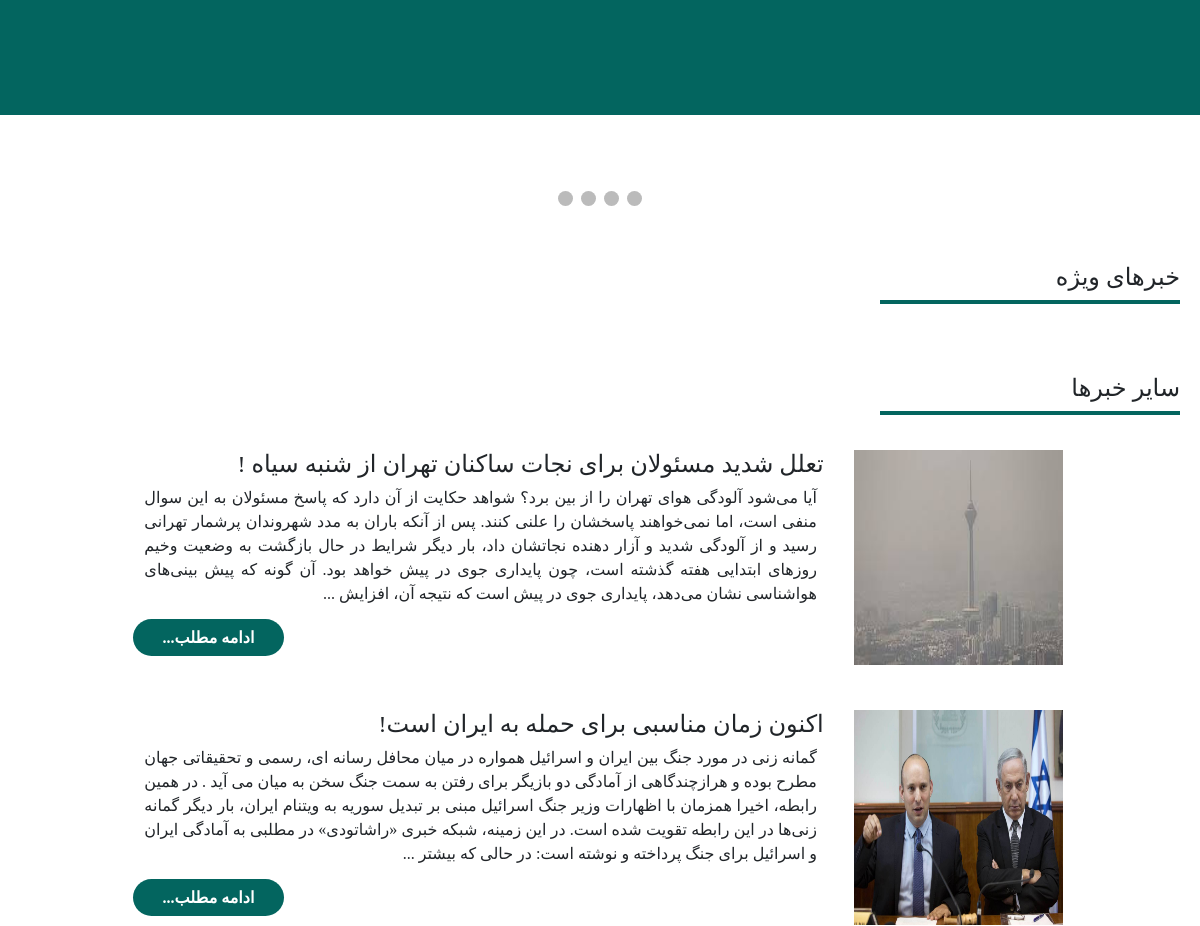
/ (upper part), run on an earlier commit of the app's database.
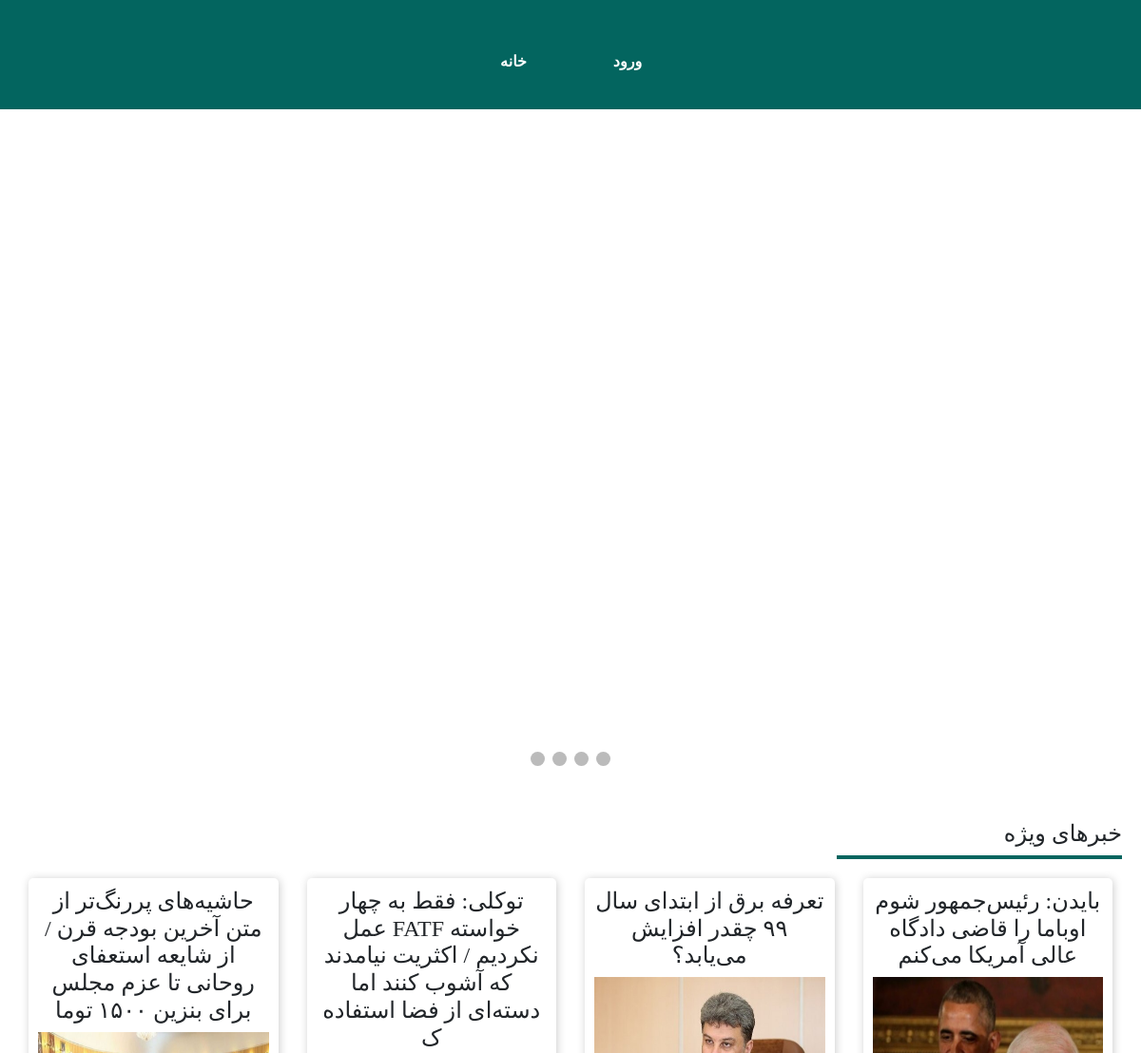
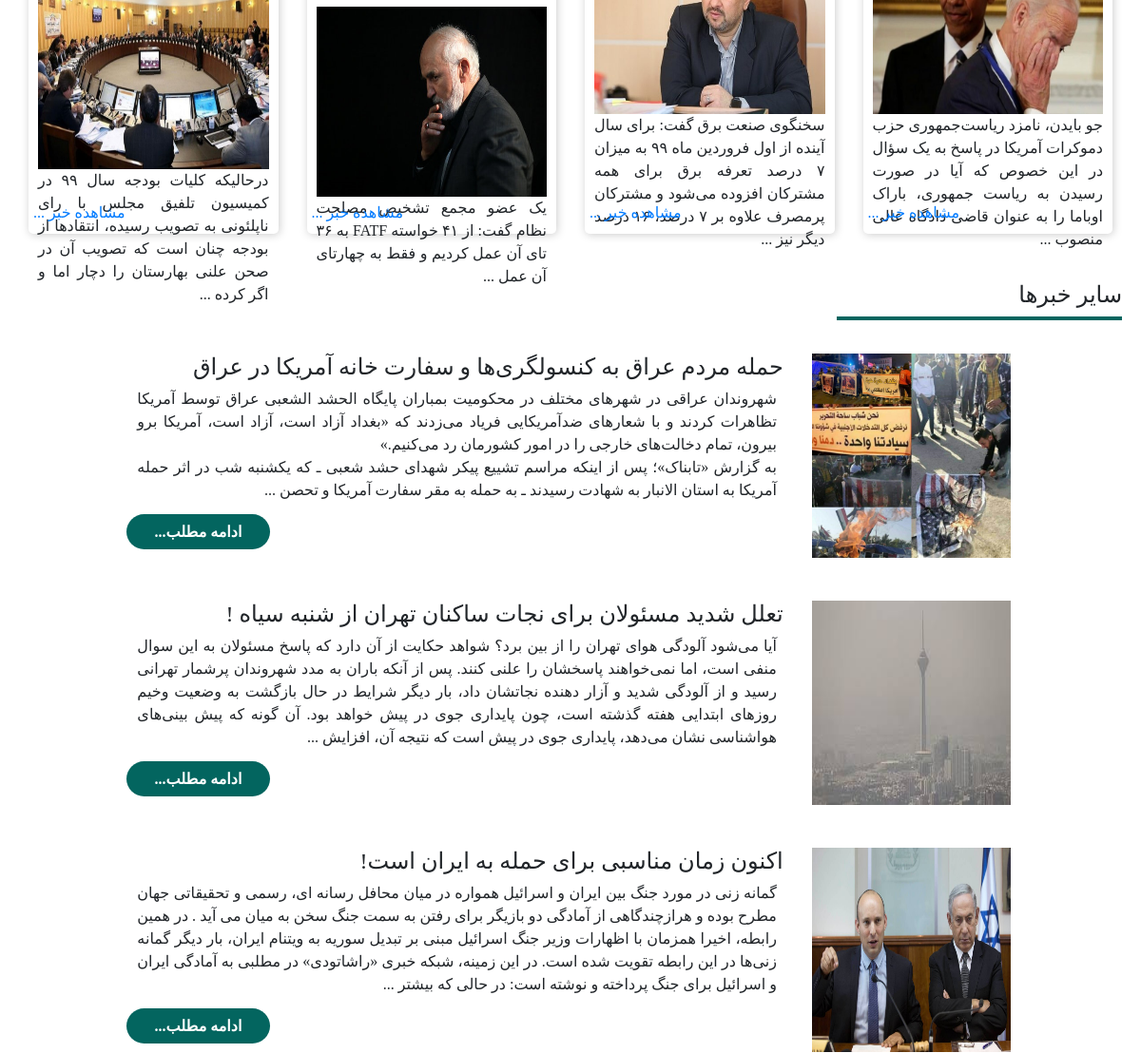
And on a later commit of the database (2 pictures, top to bottom).
### tables this page shows
CREATE TABLE `post` (
  `id` int(11) NOT NULL,
  `title` varchar(100) NOT NULL,
  `src` varchar(100) NOT NULL,
  `content` varchar(5000) NOT NULL
);

CREATE TABLE `menu` (
  `id` int(11) NOT NULL,
  `title` varchar(100) NOT NULL,
  `link` varchar(200) NOT NULL
);

CREATE TABLE `specialpost` (
  `id` int(11) NOT NULL,
  `title` varchar(100) NOT NULL,
  `src` varchar(100) NOT NULL,
  `content` varchar(1000) NOT NULL
);

### func/func.php (called while the page is built)
<?php
function post_content($text)
{
	$text=substr($text,0,800);
	$text=substr($text,0,strrpos($text," "));
	$text=$text." ...";
	return $text;
}
?>

### func/func2.php (called while the page is built)
<?php
function special_content($text)
{
	$text=substr($text,0,300);
	$text=substr($text,0,strrpos($text," "));
	$text=$text." ...";
	return $text;
}
?>

### index.php (the view, shortened to what this page needs)
<?php include ("header.php"); ?>
<?php include ("slider.php"); ?>
<?php include ("specialPost.php"); ?>
<?php include ("func/func.php"); ?>
<div class="specialpost-title">
    <h4> سایر خبرها</h4>
</div>
<div class="big-post container-fluid">
<?php
$posrsql="SELECT * FROM  `post` ORDER BY  `id` DESC ;";
$postquery=mysqli_query($connect,$posrsql);
while($postfetch=mysqli_fetch_assoc($postquery))
{
?>
    <div class="big-content col-md-10 row ">
        <div class="big-content-thumb col-md-3">
            <img src=<?php echo $postfetch["src"]; ?>>
        </div>
        <div class="text-big col-md-9">
            <div class="big-content-title ">
                <h4><?php echo $postfetch["title"]; ?>  </h4>
            </div>
            <div class="big-content-txt">
                <p> <?php echo post_content($postfetch["content"]); ?> </p>
            </div>
            <div class="big-content-footer">
                <a href=<?php echo "readmore.php?postid=$postfetch[id]" ?>>ادامه مطلب...</a>
            </div>
        </div>
    </div>
<?php
}
?>
</div>
</body>
</html>

### header.php (shortened to what this page needs)
<!DOCTYPE html>
<html>
<head>
    <link rel="stylesheet" href="https://cdnjs.cloudflare.com/ajax/libs/font-awesome/4.7.0/css/font-awesome.min.css">
    <link rel="stylesheet" href="css/bootstrap.min.css">
    <link rel="stylesheet" href="css/fontawesome.css">
    <link rel="stylesheet" href="css/style.css">
</head>
<body>
    <div class="menu" >
            <ul class="nav justify-content-center">
            <?php
			 include ("config.php");
			 $mnu="SELECT * FROM  `menu` ORDER BY  `id` DESC ;";
			 $mnuresult=mysqli_query($connect,$mnu);
			 while($mnufetch=mysqli_fetch_assoc($mnuresult))
			 {
			?>
                <li class="nav-item active"><a href=<?php echo $mnufetch["link"] ?> class="nav-link"><?php echo $mnufetch["title"] ?></a></li>
                <?php
			 }
				?>
            </ul>
    </div>

### slider.php (shortened to what this page needs)
<div class="slider">
    <div class="slideshow-container">
    </div>
    <br>
    <div style="text-align:center">
        <span class="dot" onclick="currentSlide(1)"></span>
        <span class="dot" onclick="currentSlide(2)"></span>
        <span class="dot" onclick="currentSlide(3)"></span>
        <span class="dot" onclick="currentSlide(4)"></span>
    </div>
</div>

### specialPost.php
<div class="specialpost-title">
        <h4>خبرهای ویژه</h4>
    </div>
<div class="content-wrapp container-fluid  row text-center">
<?php
include ("func/func2.php");
$i=0;
$specialposrsql="SELECT * FROM  `specialpost` ORDER BY  `id` DESC ;";
$specialpostquery=mysqli_query($connect,$specialposrsql);
while($specialpostfetch=mysqli_fetch_assoc($specialpostquery))
{
?>
        <div class="specialpost col-sm-6 col-md-6 col-xl-3">
            <div class="content">
                <div class="content-title">
                        <h4><?php echo $specialpostfetch["title"]; ?></h4>
                </div>
                <div class="content-thumb">
                        <img src=<?php echo $specialpostfetch["src"]; ?>>
                </div>
                <div class="content-txt">
                    <p><?php echo special_content($specialpostfetch["content"]); ?></p>
                </div>
                <div class="see-news">
                    <a href=<?php echo "seenews.php?postid=$specialpostfetch[id]"; ?>>مشاهده خبر ...</a>
                </div>
            </div>
        </div>
        <?php
		$i++;
	if($i>=4)
	{
		break;
	}
			}
		?>
</div>

### css/style.css (style rules this page uses)
*,div,p,ul { padding:0px; margin:0px; }
body { font-family:"b yekan"; direction: rtl; }
.menu { background-color: #03655f; height:115px; direction: ltr; }
.menu ul { padding-top: 40px; }
.menu li a { color:#fff; font-weight: 800; }
.menu li { padding:5px 10px; border-radius: 10px; width: 120px; height: 40px; text-align: center; }
.slider { margin:50px auto; width: 90%; height: auto; border-radius: 50px; }
.content-wrapp { text-align: center; display: flex; margin:10px auto 50px; }
.content { border-radius: 5px; -webkit-box-shadow: 1px 1px 10px 0px rgba(204,204,204,1); -moz-box-shadow: 1px 1px 10px 0px rgba(204,204,204,1); box-shadow: 1px 1px 10px 0px rgba(204,204,204,1); padding: 10px; height: 100%; }
.content-title { text-align: center; }
.content-thumb { width: 100%; height: 200px; }
.content-thumb img { width: 100%; height: 100%; }
.content-txt { height: auto; text-align: justify; }
.specialpost { height: 430px; position: relative; }
.specialpost .see-news { position: absolute; bottom:10px; left:20px; }
.specialpost .see-news a { text-decoration: none; }
.specialpost-title,.aboutus-title { border-bottom: 4px solid #03655f; width: 300px; direction: rtl; text-align: right; margin:0 20px 20px 0; }
.big-content { direction: rtl; text-align: right; height:235px; margin:25px auto; padding: 10px; position: relative; }
.big-content-thumb img { width: 100%; height: 100%; }
.big-content-txt { margin: 0 1%; }
.big-content-txt p { text-align: justify; }
.big-content-footer { margin-top: 20px; position: absolute; left:10px; }
.big-content-footer a { margin: 20px 0; background-color: #03655f; color:#fff; font-weight: 800; border-radius: 50px; padding: 10px 30px; }
.slideshow-container { max-width: 100%; position: relative; margin: auto; }
.dot { cursor: pointer; height: 15px; width: 15px; margin: 0 2px; background-color: #bbb; border-radius: 50%; display: inline-block; transition: background-color 0.6s ease; }

What changed in the data, as far as the page shows it:
added menu: title "خانه"
added menu: title "ورود"
added specialpost: title "بایدن: رئیس‌جمهور شوم اوباما را قاضی دادگاه عالی آمریکا می‌کنم", src (picture), content "جو بایدن، نامزد ریاست‌جمهوری حزب دموکرات آمریکا در پاسخ به یک سؤال در این خصوص که آیا در صورت رسیدن به ریاست جمهوری، باراک اوباما را به عنوان قاضی دادگاه عالی منصوب ..."
added specialpost: title "تعرفه برق از ابتدای سال ۹۹ چقدر افزایش می‌یابد؟", src (picture), content "سخنگوی صنعت برق گفت: برای سال آینده از اول فروردین ماه ۹۹ به میزان ۷ درصد تعرفه برق برای همه مشترکان افزوده می‌شود و مشترکان پرمصرف علاوه بر ۷ درصد، ۱۶ درصد دیگر نیز ..."
added specialpost: title "توکلی: فقط به چهار خواسته FATF عمل نکردیم / اکثریت نیامدند که آشوب کنند اما دسته‌ای از فضا استفاده ک", src (picture), content "یک عضو مجمع تشخیص مصلحت نظام گفت: از ۴۱ خواسته FATF به ۳۶ تای آن عمل کردیم و فقط به چهارتای آن عمل ..."
added specialpost: title "حاشیه‌های پررنگ‌تر از متن آخرین بودجه قرن / از شایعه استعفای روحانی تا عزم مجلس برای بنزین ۱۵۰۰ توما", src (picture), content "درحالیکه کلیات بودجه سال ۹۹ در کمیسیون تلفیق مجلس با رای ناپلئونی به تصویب رسیده، انتقادها از بودجه چنان است که تصویب آن در صحن علنی بهارستان را دچار اما و اگر کرده ..."
added post: src (picture), title "حمله مردم عراق به کنسولگری‌ها و سفارت خانه آمریکا در عراق", content "شهروندان عراقی در شهر‌های مختلف در محکومیت بمباران پایگاه الحشد الشعبی عراق توسط آمریکا تظاهرات کردند و با شعار‌های ضدآمریکایی فریاد می‌زدند که «بغداد آزاد است، آزاد است، آمریکا برو بیرون، تمام دخالت‌های خارجی را در امور کشورمان رد می‌کنیم.» به گزارش «تابناک»؛ پس از اینکه مراسم تشییع پیکر شهدای حشد شعبی ـ که یکشنبه شب در اثر حمله آمریکا به استان الانبار به شهادت رسیدند ـ به حمله به مقر سفارت آمریکا و تحصن ..."
